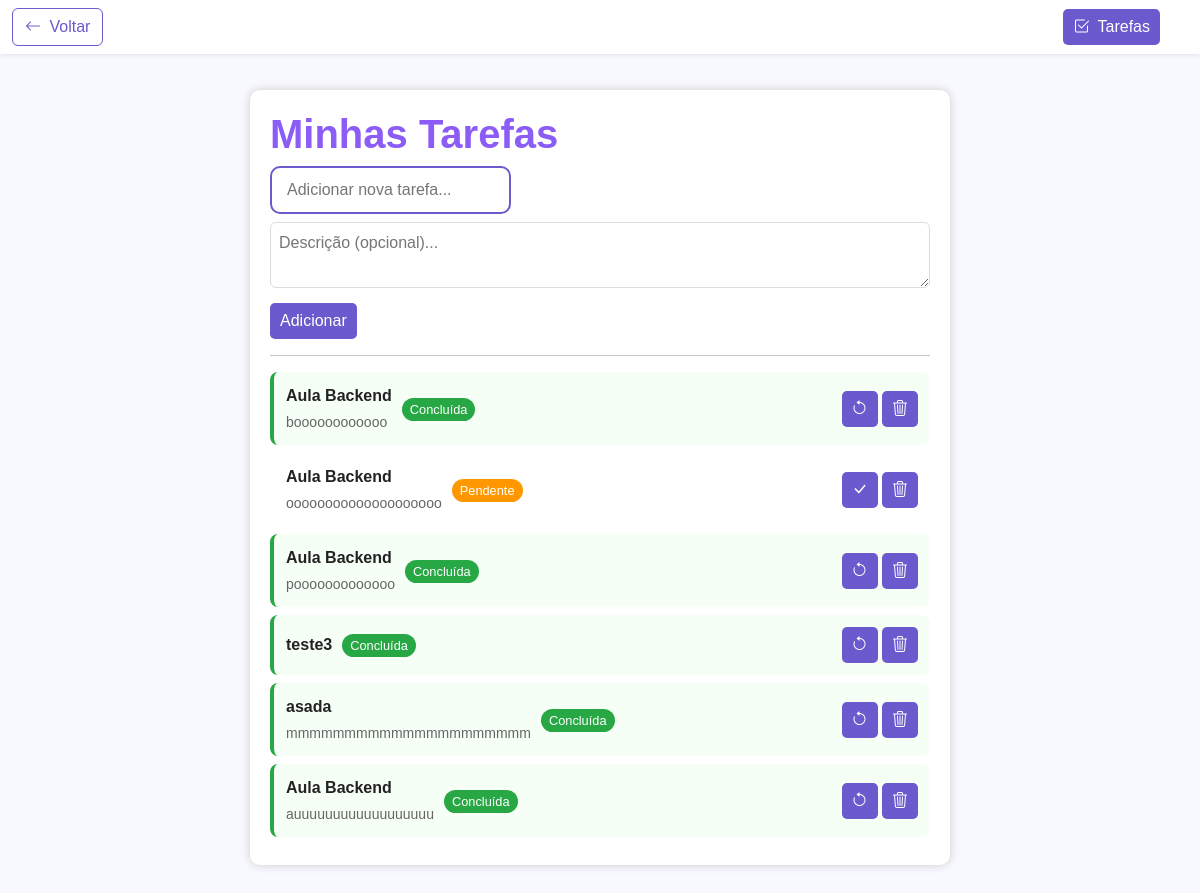
The page /tarefas/ on the database as committed earlier.
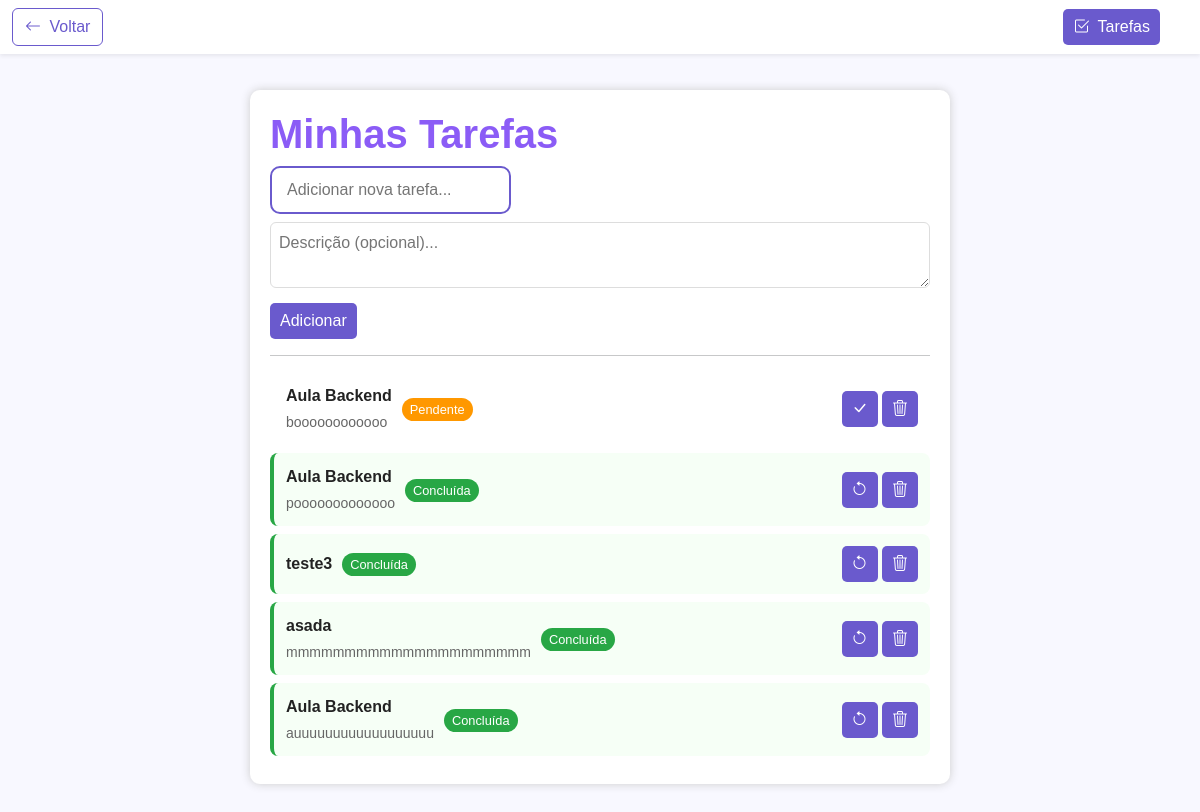
The same page on the database as committed later.
### tasks/models.py (models this page shows, shortened)
class Tarefa(models.Model):
    titulo = models.CharField(max_length=200)
    descricao = models.TextField(blank=True, null=True)
    concluida = models.BooleanField(default=False)
    criado_em = models.DateTimeField(auto_now_add=True)
    atualizado_em = models.DateTimeField(auto_now=True)
    class Meta:
        ordering = ['-criado_em']

### tasks/views.py (the view)
# urls.py: path('tarefas/', views.tarefas, name='tarefas'),
def tarefas(request):
    tarefas = Tarefa.objects.all()
    total_tarefas = tarefas.count()
    tarefas_concluidas = tarefas.filter(concluida=True).count()
    porcentagem = int((tarefas_concluidas / total_tarefas * 100)) if total_tarefas > 0 else 0
    return render(request, 'tasks/tarefas.html', {
        'tarefas': tarefas,
        'total_tarefas': total_tarefas,
        'tarefas_concluidas': tarefas_concluidas,
        'porcentagem': porcentagem
    })

### tasks/templates/tasks/tarefas.html (shortened to what this page needs)
<!DOCTYPE html>
<html lang="pt-br">
<head>
  <link href="https://cdn.jsdelivr.net/npm/bootstrap@5.3.3/dist/css/bootstrap.min.css" rel="stylesheet">
  <link href="https://cdn.jsdelivr.net/npm/bootstrap-icons@1.11.1/font/bootstrap-icons.css" rel="stylesheet">
</head>
<body>
  <nav class="navbar navbar-expand-lg navbar-dark navbar-custom fixed-top shadow-sm">
    <div class="container-fluid">
      <button class="btn btn-outline-info" type="button" onclick="window.location.href='{% url 'inicio' %}'">
        <i class="bi bi-arrow-left me-1"></i> Voltar
      </button>
      <div class="ms-auto">
        <button class="btn btn-tarefas" type="button" onclick="window.location.href='{% url 'tarefas' %}'">
          <i class="bi bi-check2-square me-1"></i> Tarefas
        </button>
      </div>
    </div>
  </nav>
  <div class="container">
    <h1>Minhas Tarefas</h1>
    <form id="form-tarefa">
      <input type="text" id="titulo" placeholder="Adicionar nova tarefa..." required>
      <textarea id="descricao" placeholder="Descrição (opcional)..." style="width:100%; margin-top:8px; padding:8px; border-radius:6px; border:1px solid #ddd;"></textarea>
      <button type="submit" style="margin-top:8px;">Adicionar</button>
    </form>
    <hr>
    <div id="lista">
      {% for tarefa in tarefas %}
        <div class="tarefa {% if tarefa.concluida %}concluida{% endif %}" data-id="{{ tarefa.id }}">
          <div class="tarefa-info" onclick="openEditModal({{ tarefa.id }}, '{{ tarefa.titulo|escapejs }}', '{{ tarefa.descricao|escapejs }}', {{ tarefa.concluida|yesno:"true,false" }})">
            <div>
              <span class="title">{{ tarefa.titulo }}</span>
              {% if tarefa.descricao %}
                <small style="display:block; color:#666; margin-top:4px;">{{ tarefa.descricao|truncatewords:10 }}</small>
              {% endif %}
            </div>
            <div>
              {% if tarefa.concluida %}
                <span class="status-badge done">Concluída</span>
              {% else %}
                <span class="status-badge pending">Pendente</span>
              {% endif %}
            </div>
          </div>
          <div>
            {% if tarefa.concluida %}
              <button class="concluir" title="Marcar como pendente"><i class="bi bi-arrow-counterclockwise"></i></button>
            {% else %}
              <button class="concluir" title="Marcar como concluída"><i class="bi bi-check-lg"></i></button>
            {% endif %}
            <button class="excluir" title="Excluir tarefa"><i class="bi bi-trash3"></i></button>
          </div>
        </div>
      {% empty %}
        <p>Nenhuma tarefa adicionada ainda.</p>
      {% endfor %}
    </div>
  </div>
</body>
</html>

Rows that differ between the two databases and show on the page:
removed Tarefa: titulo "Aula Backend", descricao "oooooooooooooooooooo", concluida "Pendente"
changed Tarefa "boooooooooooo": concluida "Concluída" → "Pendente"
